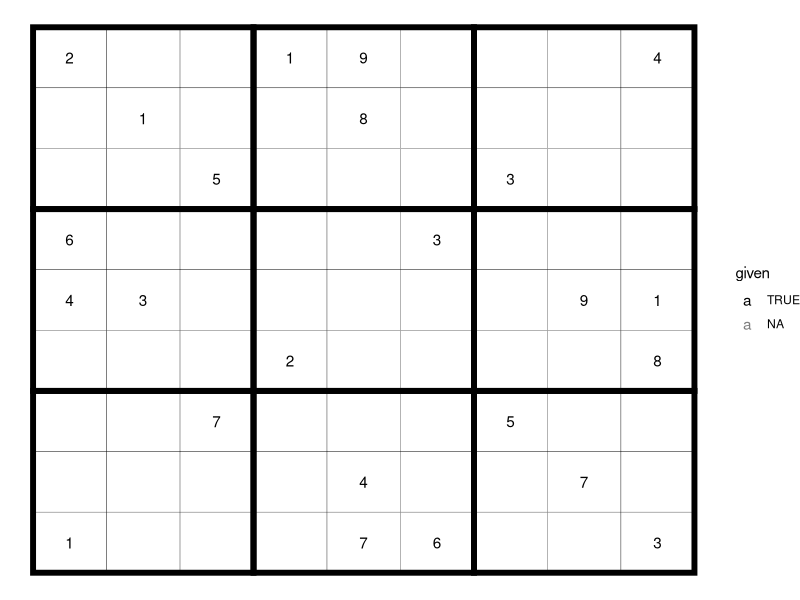
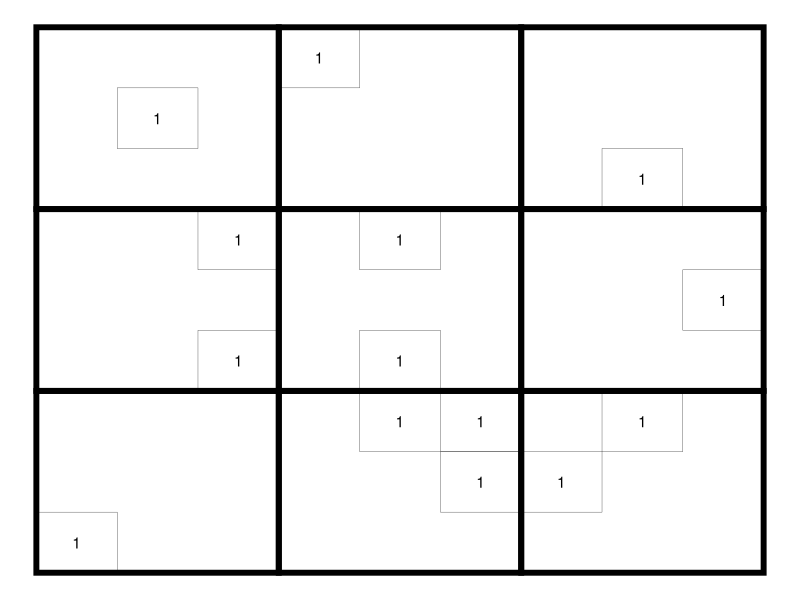
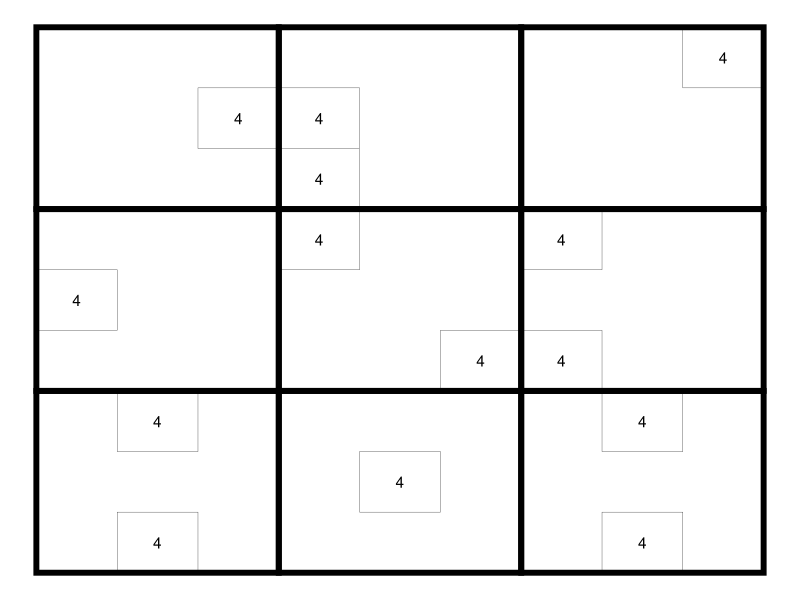
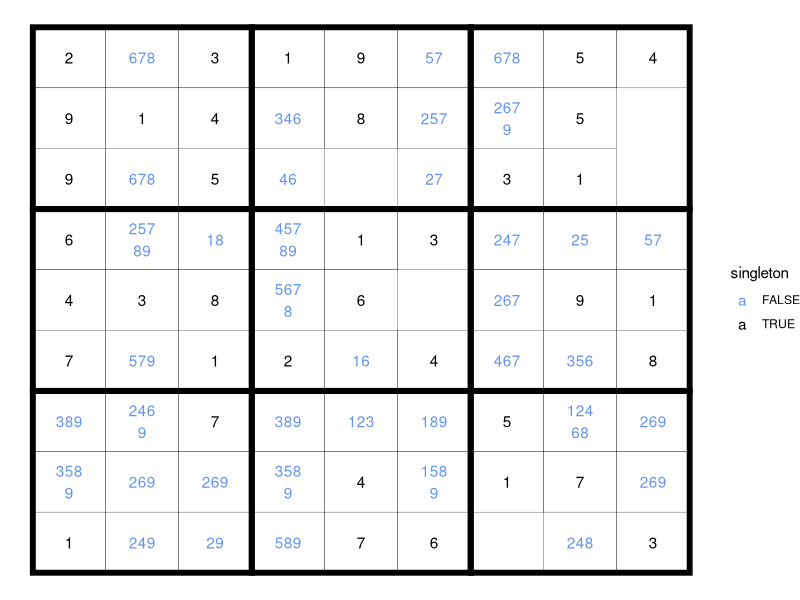
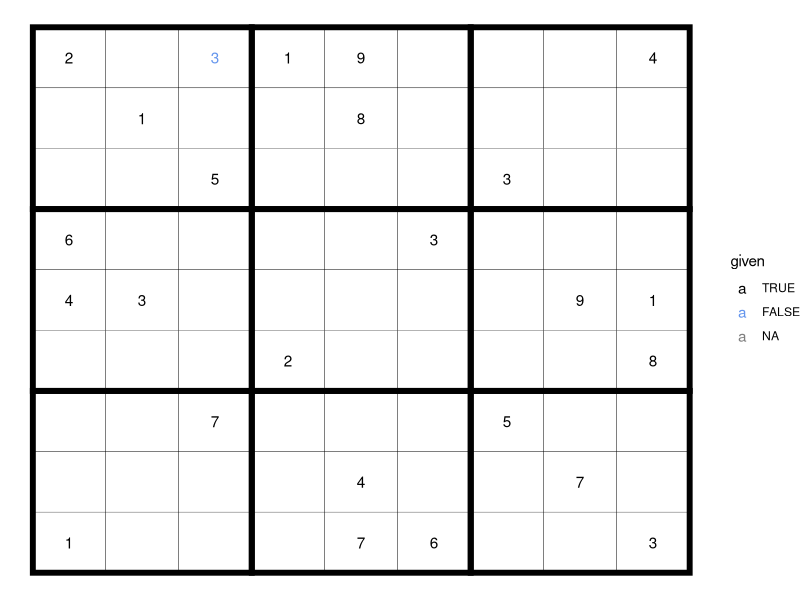
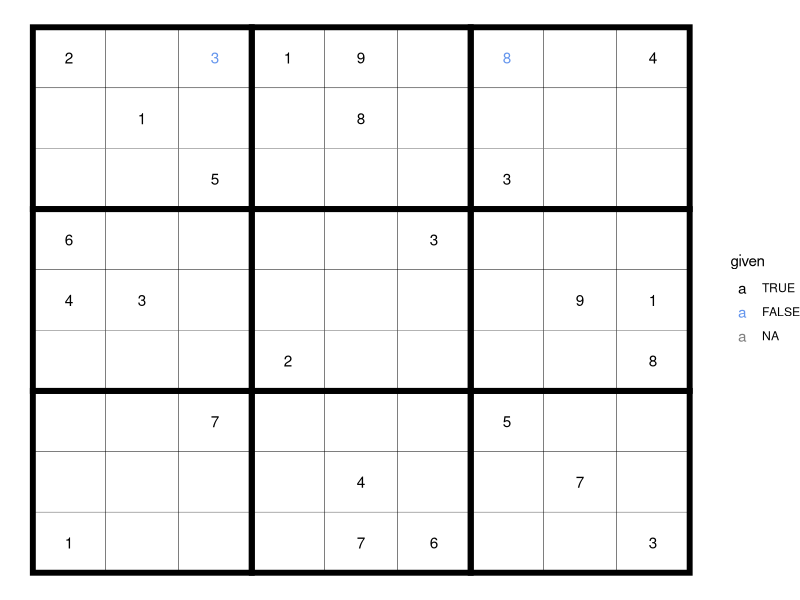
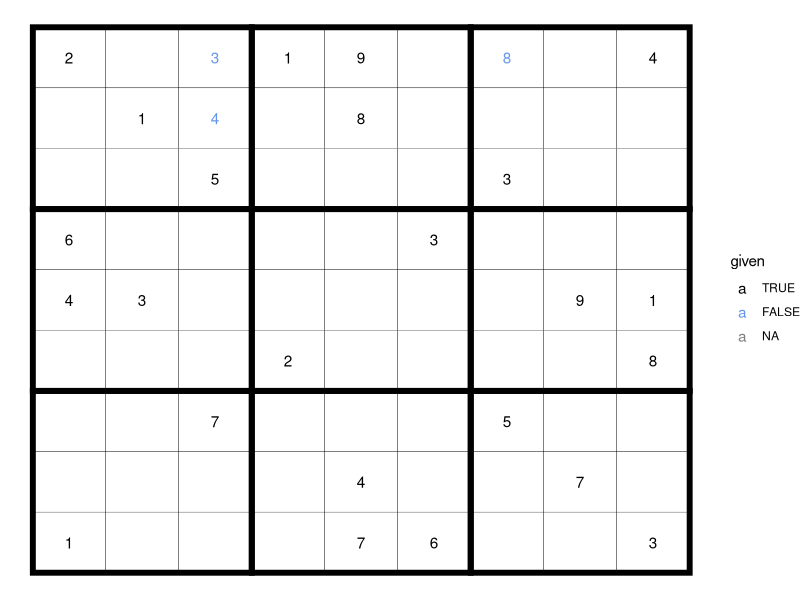
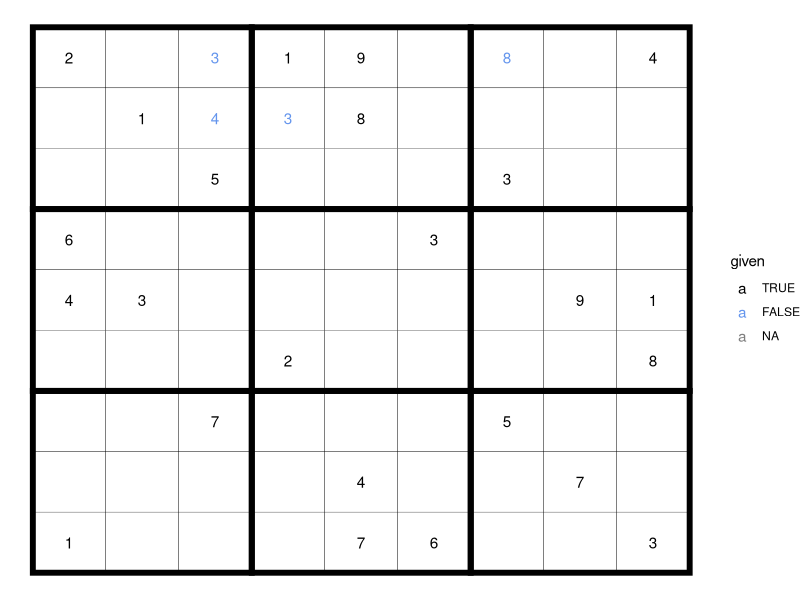

Here is the R script that generated these plots, in order:
library(tidyverse)

sudoku_choices <- tibble(
  value = integer(0),
  row = integer(0),
  column = integer(0)
)

initiate_empty_grid <- function() {
  tibble(
    value = NA,
    expand.grid(row=1:9, column=1:9),
    given = NA
  ) %>% 
    arrange(row, column)
}

add_value_xy <- function(.grid, .row, .column, value, given=FALSE) {
  idx <- which(.grid$row == .row & .grid$column == .column)
  .grid[idx, "value"] <- value
  .grid[idx, "given"] <- given
  .grid
}

sudoku_grid <- initiate_empty_grid()
sudoku_grid <- add_value_xy(sudoku_grid, 1, 1, 2, given=TRUE)
sudoku_grid <- add_value_xy(sudoku_grid, 1, 4, 1, given=TRUE)
sudoku_grid <- add_value_xy(sudoku_grid, 1, 5, 9, given=TRUE)
sudoku_grid <- add_value_xy(sudoku_grid, 1, 9, 4, given=TRUE)
sudoku_grid <- add_value_xy(sudoku_grid, 2, 2, 1, given=TRUE)
sudoku_grid <- add_value_xy(sudoku_grid, 2, 5, 8, given=TRUE)
sudoku_grid <- add_value_xy(sudoku_grid, 3, 3, 5, given=TRUE)
sudoku_grid <- add_value_xy(sudoku_grid, 3, 7, 3, given=TRUE)
sudoku_grid <- add_value_xy(sudoku_grid, 4, 1, 6, given=TRUE)
sudoku_grid <- add_value_xy(sudoku_grid, 4, 6, 3, given=TRUE)
sudoku_grid <- add_value_xy(sudoku_grid, 5, 1, 4, given=TRUE)
sudoku_grid <- add_value_xy(sudoku_grid, 5, 2, 3, given=TRUE)
sudoku_grid <- add_value_xy(sudoku_grid, 5, 8, 9, given=TRUE)
sudoku_grid <- add_value_xy(sudoku_grid, 5, 9, 1, given=TRUE)
sudoku_grid <- add_value_xy(sudoku_grid, 6, 4, 2, given=TRUE)
sudoku_grid <- add_value_xy(sudoku_grid, 6, 9, 8, given=TRUE)
sudoku_grid <- add_value_xy(sudoku_grid, 7, 3, 7, given=TRUE)
sudoku_grid <- add_value_xy(sudoku_grid, 7, 7, 5, given=TRUE)
sudoku_grid <- add_value_xy(sudoku_grid, 8, 5, 4, given=TRUE)
sudoku_grid <- add_value_xy(sudoku_grid, 8, 8, 7, given=TRUE)
sudoku_grid <- add_value_xy(sudoku_grid, 9, 1, 1, given=TRUE)
sudoku_grid <- add_value_xy(sudoku_grid, 9, 5, 7, given=TRUE)
sudoku_grid <- add_value_xy(sudoku_grid, 9, 6, 6, given=TRUE)
sudoku_grid <- add_value_xy(sudoku_grid, 9, 9, 3, given=TRUE)
sudoku_grid

get_tile_index <- function(index) {
  (index-1) %/% 3 + 1
}

get_tile_indices <- function(index) {
  1:3 + (index-1)*3
}

get_tile_values <- function(.grid, .row, .column) {
  row_tile <- get_tile_index(.row)
  column_tile <- get_tile_index(.column)
  get_rows <- get_tile_indices(row_tile)
  get_columns <- get_tile_indices(column_tile)
  .grid %>% 
    filter(row %in% get_rows & column %in% get_columns & !is.na(value)) %>% 
    pull(value)
}

exclude_choice_required_elsewhere <- function(.value, .choices, .row, .column) {
  # look for row/columns where a number cannot appear in 2 out of 3 tiles (on that row)
  # deduct that the choice MUST appear on that row/column in the remaining tile
  # eliminate that choice from the other rows/columns in that remaining tile
  
  # considering that this function focuses on a given row/column,
  # it needs to look at the other two rows for that tile
  
  row_tile <- get_tile_index(.row)
  column_tile <- get_tile_index(.column)
  tile_rows <- get_tile_indices(row_tile)
  tile_columns <- get_tile_indices(column_tile)
  tile_other_rows <- setdiff(tile_rows, .row)
  tile_other_columns <- setdiff(tile_columns, .column)
  other_tiles_rows <- setdiff(1:9, tile_rows)
  other_tiles_columns <- setdiff(1:9, tile_columns)
  
  # only proceed if this is the only cell in this row of this tile possible for this value
  choice_unique_cell_in_tile_row <- .choices %>% 
    filter(value == .value & row == .row & column %in% tile_other_columns)
  if (identical(nrow(choice_unique_cell_in_tile_row), 0L)) {
    # which other rows in the tile is this value a choice for?
    choice_other_rows <- .choices %>% 
      filter(value == .value & row %in% tile_other_rows & column %in% tile_columns) %>% 
      pull(row) %>% 
      unique()
    # exclude the value from this cell if it is required in any other row in that tile
    for (other_row in choice_other_rows) {
      choices_in_other_row <- .choices %>% 
        filter(row %in% other_row & !column %in% tile_columns) %>% 
        pull(value) %>% 
        unique() %>% 
        sort()
      if (!.value %in% choices_in_other_row) {
        return(TRUE) # exclude
      }
    }
  }
  
  choice_unique_cell_in_tile_column <- .choices %>% 
    filter(value == .value & column == .column & row %in% tile_other_rows)
  if (identical(nrow(choice_unique_cell_in_tile_column), 0L)) {
    # which other rows in the tile is this value a choice for?
    choice_other_columns <- .choices %>% 
      filter(value == .value & column %in% tile_other_columns & row %in% tile_rows) %>% 
      pull(column) %>% 
      unique()
    # exclude the value from this cell if it is required in any other column in that tile
    for (other_column in choice_other_columns) {
      choices_in_other_column <- .choices %>% 
        filter(column %in% other_column & !row %in% tile_rows) %>% 
        pull(value) %>% 
        unique() %>% 
        sort()
      if (!.value %in% choices_in_other_column) {
        return(TRUE) # exclude
      }
    }
  }
  return(FALSE)
}
exclude_choice_required_elsewhere(8, sudoku_choices, 1, 2)

compute_cell_choices <- function(.grid, .choices, .row, .column) {
  grid_value <- .grid %>% 
    filter(row == .row & column == .column) %>% 
    pull(value)
  if (!is.na(grid_value)) {
    return(grid_value)
  }
  
  choices <- 1:9
  
  row_values_used <- .grid %>% 
    filter(row == .row & !is.na(value)) %>% 
    pull(value)
  choices <- setdiff(choices, row_values_used)
  
  column_values_used <- .grid %>% 
    filter(column == .column & !is.na(value)) %>% 
    pull(value)
  choices <- setdiff(choices, column_values_used)
  
  tile_values_used <- get_tile_values(.grid, .row, .column)
  choices <- setdiff(choices, tile_values_used)
  
  exclude <- vapply(choices, exclude_choice_required_elsewhere, FUN.VALUE = logical(1), .choices = .choices, .row = .row, .column = .column)
  choices <- choices[!exclude]
  
  choices
}
compute_cell_choices(sudoku_grid, sudoku_choices, 1, 3)
compute_cell_choices(sudoku_grid, sudoku_choices, 2, 4)
compute_cell_choices(sudoku_grid, sudoku_choices, 3, 8)
compute_cell_choices(sudoku_grid, sudoku_choices, 6, 8)
compute_cell_choices(sudoku_grid, sudoku_choices, 8, 7)
compute_cell_choices(sudoku_grid, sudoku_choices, 1, 2)

update_choices_xy <- function(.grid, .row, .column, choices) {
  if (length(choices) == 0) {
    return(.grid)
  }
  .grid %>% 
    filter(!(row == .row & column == .column)) %>% 
    bind_rows(tibble(value = choices, row = .row, column = .column)) %>% 
    arrange(row, column)
}

update_choices_all <- function(sudoku_choices, sudoku_grid) {
  for (.row in 1:9) {
    for (.column in 1:9) {
      sudoku_grid_value <- sudoku_grid %>% 
        filter(row == .row & column == .column) %>% 
        pull(value)
      if (!is.na(sudoku_grid_value)) {
        sudoku_choices <- update_choices_xy(sudoku_choices, .row, .column, sudoku_grid_value)
      } else {
        choices <- compute_cell_choices(sudoku_grid, sudoku_choices, .row, .column)
        sudoku_choices <- update_choices_xy(sudoku_choices, .row, .column, choices)
      }
    }
  }
  sudoku_choices %>% 
    arrange(row, column)
}
sudoku_choices <- update_choices_all(sudoku_choices, sudoku_grid)

plot_grid <- function(.grid) {
  .grid <- .grid %>% 
    mutate(given = factor(given, c(TRUE, FALSE)))
  tile_centers <- expand.grid(row = 2 + 0:2*3, column = 2 + 0:2*3)
  ggplot(.grid, aes(column, 10-row)) +
    geom_tile(fill = "white", color = "black", width = 1, height = 1) +
    geom_tile(aes(10-row, column), tile_centers, fill = NA, color = "black", width = 3, height = 3, linewidth = 2) +
    geom_text(aes(label = value, color = given)) +
    theme_void() +
    scale_color_manual(values = c("TRUE" = "black", "FALSE" = "cornflowerblue"))
}
plot_grid(sudoku_grid)

plot_choices_value <- function(.choices, .value) {
  tile_centers <- expand.grid(row = 2 + 0:2*3, column = 2 + 0:2*3)
  .choices %>% 
    filter(value == .value) %>% 
    ggplot(aes(column, 10-row)) +
    geom_tile(fill = "white", color = "black", width = 1, height = 1) +
    geom_tile(aes(10-row, column), tile_centers, fill = NA, color = "black", width = 3, height = 3, linewidth = 2) +
    geom_text(aes(label = value)) +
    theme_void() +
    scale_color_manual(values = c("TRUE" = "black", "FALSE" = "cornflowerblue"))
}
plot_choices_value(sudoku_choices, 1)
plot_choices_value(sudoku_choices, 4)

strwrap_choices <- function(x) {
  x <- str_flatten(x)
  lapply(
    split(
      str_split(x, "")[[1]],
      head(rep(1:3, each = 3), str_length(x))
    ),
    str_flatten
  ) %>% str_flatten(collapse = "\n")
}
strwrap_choices("123456789")
strwrap_choices("12345")
strwrap_choices("12")

sudoku_choices %>% 
  group_by(row, column) %>% 
  summarise(value = strwrap_choices(value))

plot_choices <- function(.choices) {
  tile_centers <- expand.grid(row = 2 + 0:2*3, column = 2 + 0:2*3)
  .choices %>% 
    group_by(row, column) %>% 
    summarise(
      value = strwrap_choices(value),
      singleton = str_length(value) == 1
    ) %>%
    ggplot(aes(column, 10-row)) +
    geom_tile(fill = "white", color = "black", width = 1, height = 1) +
    geom_tile(aes(10-row, column), tile_centers, fill = NA, color = "black", width = 3, height = 3, linewidth = 2) +
    geom_text(aes(label = value, colour = singleton)) +
    theme_void() +
    scale_color_manual(values = c("TRUE" = "black", "FALSE" = "cornflowerblue"))
}
plot_choices(sudoku_choices)

get_cell_choices <- function(.grid, .row, .column) {
  .grid %>% 
    filter(row == .row & column == .column) %>% 
    pull(value)
}
get_cell_choices(sudoku_choices, 8, 7)
get_cell_choices(sudoku_choices, 1, 2)

only_cell_in_tile <- function(.choices, .value, .row, .column) {
  row_tile <- get_tile_index(.row)
  column_tile <- get_tile_index(.column)
  get_rows <- get_tile_indices(row_tile)
  get_columns <- get_tile_indices(column_tile)
  cells_in_tile <- .choices %>% 
    filter(value == .value) %>% 
    filter(row %in% get_rows & column %in% get_columns)
  identical(nrow(cells_in_tile), 1L) &&
    cells_in_tile$row == .row &&
    cells_in_tile$column == .column
}
only_cell_in_tile(sudoku_choices, 1, 3, 8)
only_cell_in_tile(sudoku_choices, 4, 4, 4)

only_cell_in_column <- function(.choices, .value, .row, .column) {
  cells_in_column <- .choices %>% 
    filter(column == .column & value == .value)
  identical(nrow(cells_in_column), 1L) &&
    cells_in_column$row == .row &&
    cells_in_column$column == .column
}
only_cell_in_column(sudoku_choices, 4, 4, 4)

only_cell_in_row <- function(.choices, .value, .row, .column) {
  cells_in_row <- .choices %>% 
    filter(row == .row & value == .value)
  identical(nrow(cells_in_row), 1L) &&
    cells_in_row$row == .row &&
    cells_in_row$column == .column
}
only_cell_in_row(sudoku_choices, 2, 5, 3)

prompt_next <- function() {
  x <- readline(prompt="Go next? ")
  grepl("y", x)
}

test_choices_xy <- function(.grid, .choices, .row, .column) {
  # what are the choices for the current cell?
  cell_choices <- get_cell_choices(.choices, .row, .column)
  message("== cell_choices ==")
  message("row: ", .row, ", column: ", .column, ", choice: ", cell_choices)
  # what are the choices for every other cell in the tile?
  tile_row_index <- get_tile_index(.row)
  tile_column_index <- get_tile_index(.column)
  tile_row_indices <- get_tile_indices(tile_row_index)
  tile_column_indices <- get_tile_indices(tile_column_index)
  competing_cells <- as_tibble(expand.grid(row = tile_row_indices, column = tile_column_indices)) %>% 
    bind_rows(tibble(row = .row, column = setdiff(1:9, .column))) %>% 
    bind_rows(tibble(row = setdiff(1:9, .row), column = .column)) %>% 
    filter(!(row == .row & column ==.column)) %>% 
    distinct(row, column) %>% 
    arrange(row, column)
  # print(c(.row, .column))
  # print(competing_cells, n = Inf)
  other_cell_choices <- competing_cells %>% 
    inner_join(.choices, c("row", "column")) %>% 
    pull(value) %>% 
    unique()
  # print(other_cell_choices)
  cell_choices[!cell_choices %in% other_cell_choices]
}
test_choices_xy(sudoku_grid, sudoku_choices, 3, 8)

# Run ----

firstpass <- TRUE
continue <- TRUE
prompt <- F
n_filled <- sum(!is.na(sudoku_grid$value))
while(any(is.na(sudoku_grid$value)) & continue) {
  if (firstpass) {
    sudoku_choices <- update_choices_all(sudoku_choices, sudoku_grid)
    firstpass <- FALSE
  }
  for (row in 1:9) {
    # interrupt if signal is toggled
    if (!continue) break
    for (column in 1:9) {
      # interrupt if signal is toggled
      if (!continue) break
      if (!is.na(sudoku_grid[sudoku_grid$row == row & sudoku_grid$column == column, "value"])) {
        next
      }
      # eliminate choices from 1:9
      only_choice <- test_choices_xy(sudoku_grid, sudoku_choices, row, column)
      message("== only_choice ==")
      message("row: ", row, ", column: ", column, ", only_choice: ", only_choice)
      if (length(only_choice) == 1) {
        if (prompt) {
          continue <- prompt_next()
        } else {
          continue <- TRUE
        }
        if (continue) {
          sudoku_grid <- add_value_xy(sudoku_grid, row, column, only_choice, given = FALSE)
          print(plot_grid(sudoku_grid))
          Sys.sleep(0.5)
          sudoku_choices <- update_choices_all(sudoku_choices, sudoku_grid)
          next
        } else {
          break
        }
      }
      # only cell in tile for this value?
      cell_choices <- get_cell_choices(sudoku_choices, row, column)
      only_cell <- vapply(cell_choices, only_cell_in_tile, logical(1), .choices = sudoku_choices, .row = row, .column = column)
      value <- cell_choices[only_cell]
      message("== only cell ==")
      message("row: ", row, ", column: ", column, ", value: ", value)
      if (sum(only_cell) == 1) {
        if (prompt) {
          continue <- prompt_next()
        } else {
          continue <- TRUE
        }
        if (continue) {
          sudoku_grid <- add_value_xy(sudoku_grid, row, column, value, given = FALSE)
          print(plot_grid(sudoku_grid))
          Sys.sleep(0.5)
          sudoku_choices <- update_choices_all(sudoku_choices, sudoku_grid)
          next
        } else {
          break
        }
      }
      # only cell in column for value?
      only_cell <- vapply(cell_choices, only_cell_in_column, logical(1), .choices = sudoku_choices, .row = row, .column = column)
      value <- cell_choices[only_cell]
      message("== only cell ==")
      message("row: ", row, ", column: ", column, ", value: ", value)
      if (sum(only_cell) == 1) {
        if (prompt) {
          continue <- prompt_next()
        } else {
          continue <- TRUE
        }
        if (continue) {
          sudoku_grid <- add_value_xy(sudoku_grid, row, column, value, given = FALSE)
          print(plot_grid(sudoku_grid))
          Sys.sleep(0.5)
          sudoku_choices <- update_choices_all(sudoku_choices, sudoku_grid)
          next
        } else {
          break
        }
      }
      # only cell in row for value?
      only_cell <- vapply(cell_choices, only_cell_in_row, logical(1), .choices = sudoku_choices, .row = row, .column = column)
      value <- cell_choices[only_cell]
      message("== only cell ==")
      message("row: ", row, ", column: ", column, ", value: ", value)
      if (sum(only_cell) == 1) {
        if (prompt) {
          continue <- prompt_next()
        } else {
          continue <- TRUE
        }
        if (continue) {
          sudoku_grid <- add_value_xy(sudoku_grid, row, column, value, given = FALSE)
          print(plot_grid(sudoku_grid))
          Sys.sleep(0.5)
          sudoku_choices <- update_choices_all(sudoku_choices, sudoku_grid)
          next
        } else {
          break
        }
      }
    }
  }
  new_n_filled <- sum(!is.na(sudoku_grid$value))
  if (continue && identical(new_n_filled, n_filled)) {
    message("No progress in last round. No point trying again.")
    break
  }
  n_filled <- new_n_filled
}
plot_grid(sudoku_grid)

